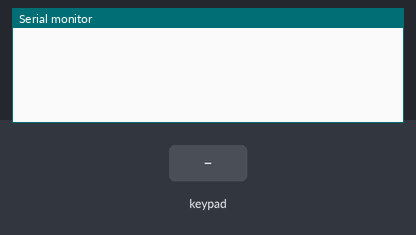
This sketch was run on a simulated ESP32. Shown: the last lines printed to the serial monitor. Inputs (shaded band) come from the test bench.

Above: at 1.2 s.
1.3 s: key '1' pressed
At 2.6 s:
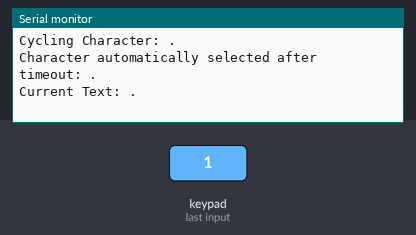
3.6 s: keypad keys A B C * pressed 0.4 s apart
At 5.8 s:
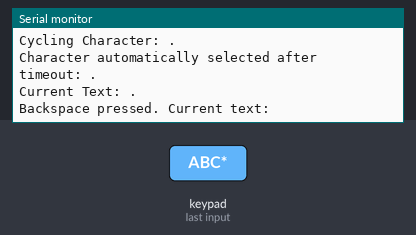
6.7 s: key '2' pressed
At 8.0 s:
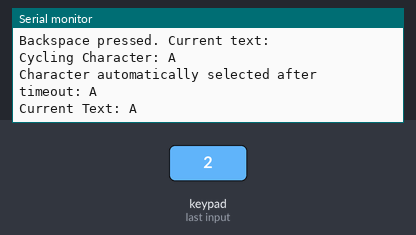
9.0 s: keypad keys 1 3 1 2 1 5 2 1 pressed 0.4 s apart
At 12.9 s:
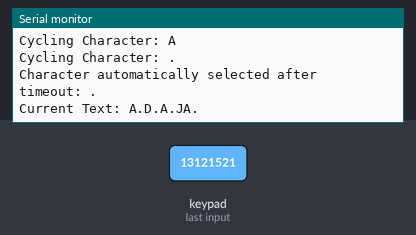
13.7 s: key '3' pressed
At 15.6 s:
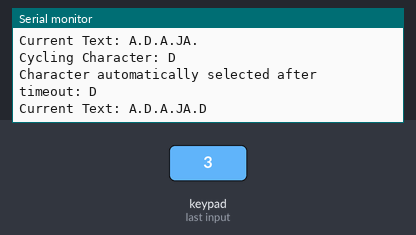
16.0 s: keypad keys 1 3 1 2 1 5 2 1 # pressed 0.4 s apart
At 20.9 s:
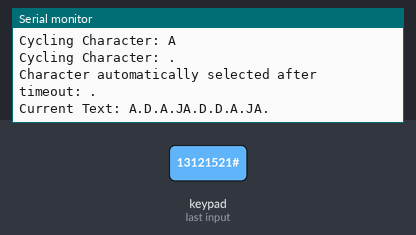

Measured:
- after the input at 1.3 s, the serial monitor: prints a new line at once (image 1)
- after the input at 3.6 s, the serial monitor: prints a new line after 1.2 s (image 2)
- after the input at 6.7 s, the serial monitor: prints a new line at once (image 3)
- after the input at 9.0 s, the serial monitor: prints a new line at once (image 4)
- after the input at 13.7 s, the serial monitor: prints a new line at once (image 5)
- after the input at 16.0 s, the serial monitor: prints a new line at once (image 6)

The sketch:

keypad_code_v2.ino
```cpp
#include <Keypad.h>

// Keypad setup
const byte ROWS = 4;
const byte COLS = 4;

// Mapping the keys
char keys[ROWS][COLS] = {
  {'1', '2', '3', 'A'},
  {'4', '5', '6', 'B'},
  {'7', '8', '9', 'C'},

  {'*', '0', '#', 'D'}
};

// Connect row pins to these ESP32 pins
byte rowPins[ROWS] = {13, 12, 15, 21};  // Updated R3 and R4 pins
byte colPins[COLS] = {26, 25, 33, 32};

// Keypad initialization
Keypad keypad = Keypad(makeKeymap(keys), rowPins, colPins, ROWS, COLS);

// Timing and button press logic
unsigned long lastPressTime = 0;
unsigned long pressTimeout = 800; // Time to cycle letters, 1 second

int lastKey = -1;
int pressCount = 0;

const char *keyMap[10] = {
  ".,!",  // For '1'
  "ABC",  // For '2'
  "DEF",  // For '3'
  "GHI",  // For '4'
  "JKL",  // For '5'
  "MNO",  // For '6'
  "PQRS", // For '7'
  "TUV",  // For '8'
  "WXYZ", // For '9'
  " "     // For '0'
};

// String to store all typed characters
String typedText = "";

void setup() {
  Serial.begin(115200); // Start serial for debugging
}

void loop() {
  char key = keypad.getKey();
  if (key) {
    int keyIndex = -1;


    if (key == '*') {
      if (typedText.length() > 0) {
        typedText.remove(typedText.length() - 1);
        Serial.print("Backspace pressed. Current text: ");
        Serial.println(typedText);
      }
      return;
    }


    else if (key >= '1' && key <= '9') {
      keyIndex = key - '1';
    } else if (key == '0') {
      keyIndex = 9;
    }


    if (keyIndex != -1) {

      if (lastKey == keyIndex && (millis() - lastPressTime) < pressTimeout) {
        pressCount++; // Move to the next letter
        pressCount %= strlen(keyMap[keyIndex]); // Cycle through the letters
      } else {
        // New key or timeout passed, finalize the previous character
        if (lastKey != -1) {
          char finalChar = keyMap[lastKey][pressCount];
          typedText += finalChar;
        }
        // Reset for new key press
        pressCount = 0;
      }

      lastKey = keyIndex;
      lastPressTime = millis();

      // Show the current character being cycled but don't select it yet
      char currentChar = keyMap[keyIndex][pressCount];
      Serial.print("Cycling Character: ");
      Serial.println(currentChar);
    }
  }

  // Finalize the character if timeout has passed without further key presses
  if (lastKey != -1 && (millis() - lastPressTime) > pressTimeout) {
    char finalChar = keyMap[lastKey][pressCount];
    typedText += finalChar;
    Serial.print("Character automatically selected after timeout: ");
    Serial.println(finalChar);

    lastKey = -1; // Reset key tracking after finalizing the character

    // Print the current typed text after the timeout and selection
    Serial.print("Current Text: ");
    Serial.println(typedText);
  }
}
```
